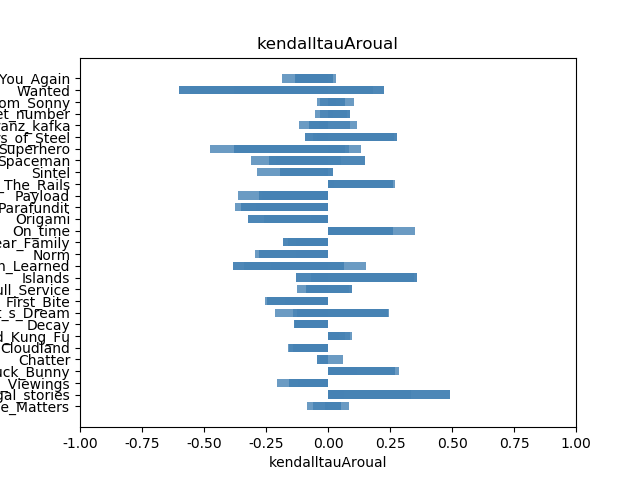
#> input picture kendalltauAroual.png, 640 x 480 px
$ python -i getFrameFeatures.py   (imports and definitions only)
#> lines starting #> are read from the running program, lines starting #| are printed output that depends on the picture; after the words box and inside, x2 and y2 are one past the last pixel; in counts of white or black regions, pixels touching at a corner belong together
#> further down, picture is the input picture: shape (480, 640, 3); mean B, G, R 243, 240.1, 236.6
import cv2
import numpy as np
import sys


def getColorFeatures(frame):
    '''
        return warmc, heavyl, activep, hards, darkProportion, lightProportion, saturation, color_energy, color_std
# 颜色冷暖, 颜色轻重, 颜色活跃度, 颜色柔和度, 暗色比例, 亮色比例, 颜色饱和度, 颜色能量, 颜色方差
    '''
    # covert color space from BGR to LAB: http://opencv-python-tutroals.readthedocs.io/en/latest/py_tutorials/py_imgproc/py_colorspaces/py_colorspaces.html
    colorLAB = cv2.cvtColor(frame, cv2.COLOR_BGR2LAB)
#> colorLAB: shape (480, 640, 3); mean of channels 0, 1, 2 240.5, 127.7, 126.1

    # convert color space from LAB to Lch: https://en.wikipedia.org/wiki/Lab_color_space#Cylindrical_representation:_CIELCh_or_CIEHLC
    L = colorLAB[:, :, 0]
    a = colorLAB[:, :, 1]
    b = colorLAB[:, :, 2]
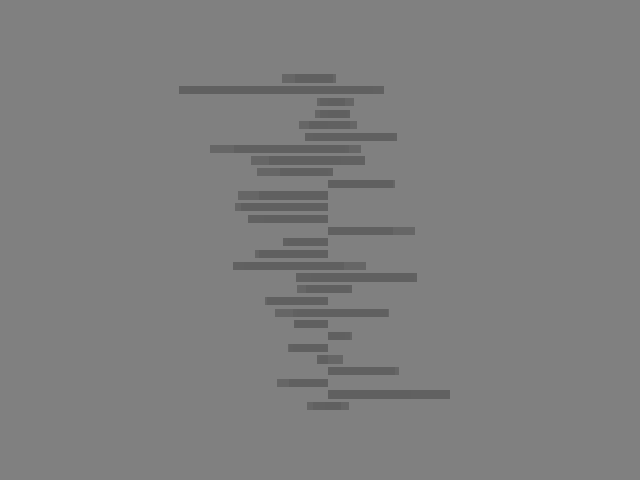
#> b: shape (480, 640); min 96, max 128, mean 126.1

    C = np.sqrt(np.square(a) + np.square(b))
    h = np.arctan(b / a)

    # 颜色柔和度
    HS = 11.1 - 0.03 * (100 - L) - 11.4 * np.power(C, 0.02)
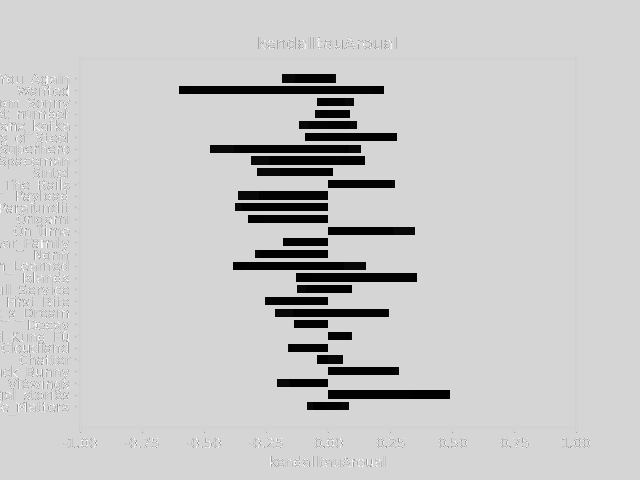
#> HS: shape (480, 640) float64; min -7.44, max 11.1, mean 7.11; drawn with min black and max white
    hards = np.mean(HS)
#> hards = 7.11

    # 颜色冷暖
    WC = -0.5 + 0.02 * np.power(C, 1.07) * np.cos(h - (50 / 180) * np.pi)
    warmc = np.mean(WC)
#> warmc = -0.491

    # 颜色活跃度
    grayColor = np.zeros((1, 1, 3), dtype=np.uint8)
    grayColor[0, 0, 0] = 128
    grayColor[0, 0, 1] = 128
    grayColor[0, 0, 2] = 128
    grayLAB = cv2.cvtColor(grayColor, cv2.COLOR_BGR2LAB)
    grayL = grayLAB[:, :, 0]
    grayA = grayLAB[:, :, 1]
    grayB = grayLAB[:, :, 2]
    grayC = np.sqrt(np.square(grayA) + np.square(grayB))
    grayH = np.arctan(grayB / grayA)
    AP = -1.1 + 0.03 * \
        np.power(np.power((C - grayC - 0.0107), 2) +
                 np.power((L - grayL) / 1.5, 2), 1 / 2)
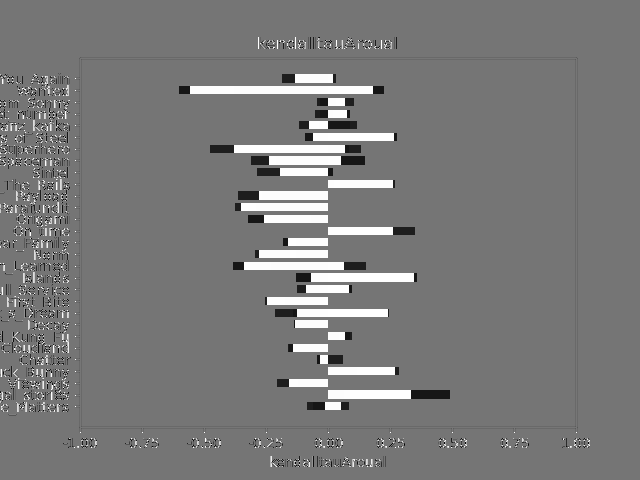
#> AP: shape (480, 640) float64; min -1.1, max 4, mean 1.36; drawn with min black and max white
    activep = np.mean(AP)
#> activep = 1.36

    # 颜色轻重
    HL = -2.1 + 0.05 * (100 - L)
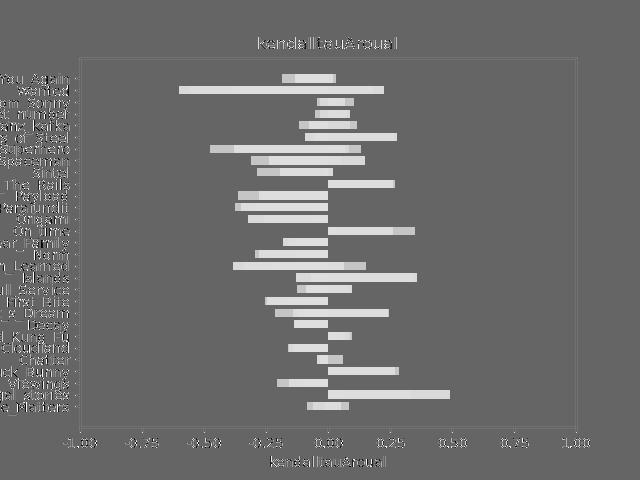
#> HL: shape (480, 640) float64; min -2.1, max 10.65, mean 3.36; drawn with min black and max white
    heavyl = np.mean(HL)
#> heavyl = 3.36

    hsv = cv2.cvtColor(frame, cv2.COLOR_BGR2HSV)
#> hsv: shape (480, 640, 3); mean H, S, V 6.3, 9, 243
    v = hsv[:, :, 2]
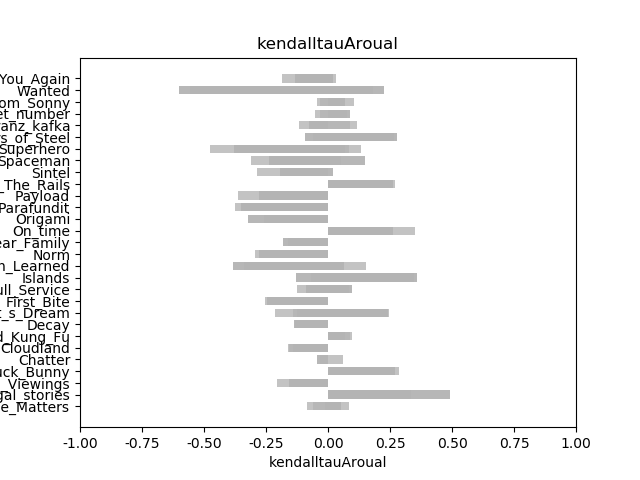
#> v: shape (480, 640); min 0, max 255, mean 243
    vmax = np.max(v)
#> vmax = 255
    vmin = np.min(v)
#> vmin = 0
    # normalized
    v_normailized = v / (vmax - vmin + 1e-8)

    darkCount = 0
    lightCount = 0
    for element in v_normailized.flat:
        if element < 0.3:
            darkCount += 1
        elif element > 0.7:
            lightCount += 1
        else:
            pass
#> after the loop, darkCount = 7003; lightCount = 296456

    # 暗色比例
    darkProportion = darkCount / v.size
#> darkProportion = 0.0228
    # 亮色比例
    lightProportion = lightCount / v.size
#> lightProportion = 0.965

    s = hsv[:, :, 1]
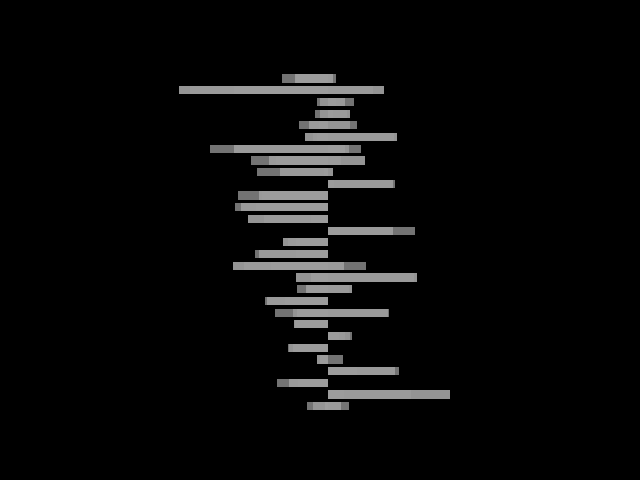
#> s: shape (480, 640); min 0, max 156, mean 9
    saturation = np.mean(s)
#> saturation = 9.01

    # 颜色能量
    [height, width] = h.shape
#> height = 480; width = 640
    h = hsv[:, :, 0]
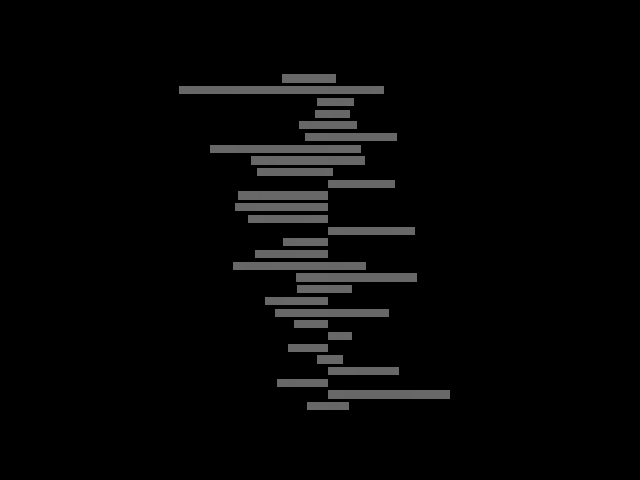
#> h: shape (480, 640); min 0, max 104, mean 6.3
    color_energy = np.sum(s * v) / (np.std(h) * height * width + 1e-8)
#> color_energy = 0.325

    # 颜色方差
    l_mean = np.mean(L)
#> l_mean = 240.5
    c_mean = np.mean(C)
#> c_mean = 0.382
    h_mean = np.mean(h)
#> h_mean = 6.26

    [row, cols] = L.shape
#> row = 480; cols = 640
    tmp_ll = 0
    tmp_cc = 0
    tmp_hh = 0
    tmp_lc = 0
    tmp_lh = 0
    tmp_ch = 0
    for i in range(row):
        for j in range(cols):
            tmp_ll += (L[i, j] - l_mean) * (L[i, j] - l_mean)
            tmp_cc += (C[i, j] - c_mean) * (C[i, j] - c_mean)
            tmp_hh += (h[i, j] - h_mean) * (h[i, j] - h_mean)
            tmp_lc += (L[i, j] - l_mean) * (C[i, j] - c_mean)
            tmp_lh += (L[i, j] - l_mean) * (h[i, j] - h_mean)
            tmp_ch += (C[i, j] - c_mean) * (h[i, j] - h_mean)
#> after the loop, tmp_cc = 1039727.5; tmp_ch = 11445826.8; tmp_hh = 187033268.6; tmp_lc = -11534127; tmp_lh = -196829112.9; tmp_ll = 655215242.9

    size = L.size
#> size = 307200
    sita_ll_power_2 = tmp_ll / (size - 1)
#> sita_ll_power_2 = 2132.9
    sita_cc_power_2 = tmp_cc / (size - 1)
#> sita_cc_power_2 = 3.38
    sita_hh_power_2 = tmp_hh / (size - 1)
#> sita_hh_power_2 = 608.8
    sita_lc_power_2 = tmp_lc / (size - 1)
#> sita_lc_power_2 = -37.55
    sita_lh_power_2 = tmp_lh / (size - 1)
#> sita_lh_power_2 = -640.7
    sita_ch_power_2 = tmp_ch / (size - 1)
#> sita_ch_power_2 = 37.26

    p = np.array([[sita_ll_power_2, sita_lc_power_2, sita_lh_power_2], [sita_lc_power_2,
                                                                        sita_cc_power_2, sita_ch_power_2], [sita_lh_power_2, sita_ch_power_2, sita_hh_power_2]])
#> p = [[2132.9, -37.55, -640.7], [-37.55, 3.38, 37.26], [-640.7, 37.26, 608.8]]
    color_std = np.linalg.det(p)
#> color_std = 979092.4

    return warmc, heavyl, activep, hards, darkProportion, lightProportion, saturation, color_energy, color_std


# [2 lines not run here, left out]

>>> import cv2
>>> picture = cv2.imread('../../kendalltauAroual.png')
>>> result = getColorFeatures(picture)
#> result = (-0.491, 3.36, 1.36, 7.11, 0.0228, 0.965, 9.01, 0.325, 979092.4)

$ run again, on pearsonrAroual.png
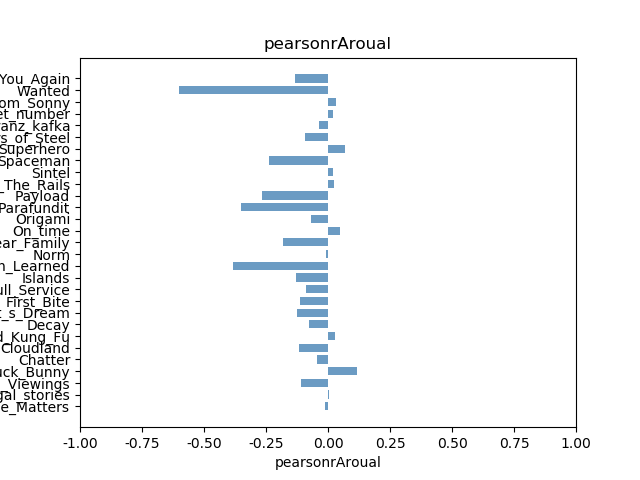
#> input picture pearsonrAroual.png, 640 x 480 px
#> picture is the input picture: shape (480, 640, 3); mean B, G, R 246.1, 245.1, 244
#> colorLAB: shape (480, 640, 3); mean of channels 0, 1, 2 245.4, 127.9, 127.4
#> a: shape (480, 640); values 123 (black) and 128 (white), 97.7% white; 29 black regions (2 under 20 px), largest, box (x1, y1, x2, y2) and area: (179, 86, 328, 94) 1192, (233, 262, 328, 270) 760, (241, 203, 328, 211) 696
#> hards = 7.69
#> warmc = -0.492
#> activep = 1.22
#> in getColorFeatures, `HL = -2.1 + 0.05 * (100 - L)`:
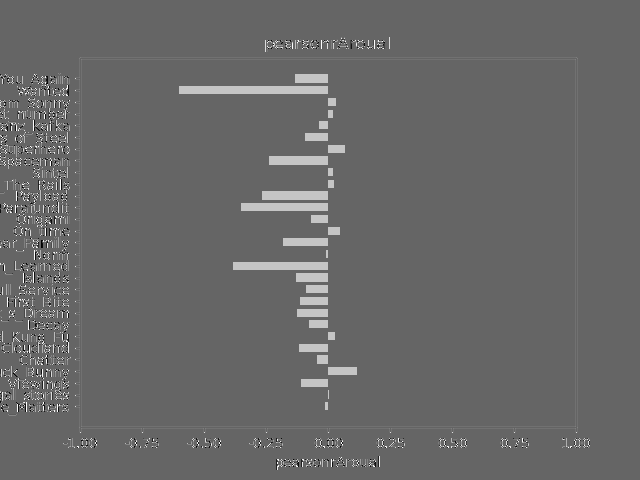
#> HL: shape (480, 640) float64; min -2.1, max 10.65, mean 3.12; drawn with min black and max white
#> heavyl = 3.12
#> hsv: shape (480, 640, 3); mean H, S, V 2.4, 2.7, 246.1
#> in getColorFeatures, `v = hsv[:, :, 2]`:
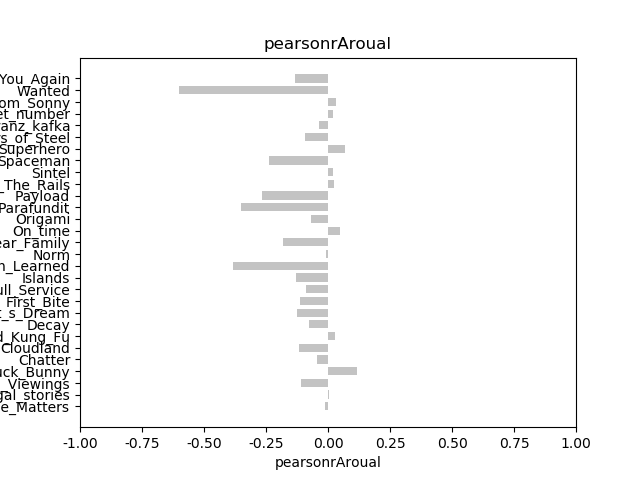
#> v: shape (480, 640); min 0, max 255, mean 246.1
#> vmax = 255
#> vmin = 0
#> after the loop in getColorFeatures, `for element in v_normailized.flat:`: darkCount = 6899; lightCount = 296567
#> darkProportion = 0.0225
#> lightProportion = 0.965
#> saturation = 2.7
#> color_energy = 0.228
#> l_mean = 245.4
#> c_mean = 0.323
#> h_mean = 2.44
#> after the loop in getColorFeatures, `for i in range(row):`: tmp_cc = 1333237.6; tmp_ch = 10081188; tmp_hh = 76235550.6; tmp_lc = -8577301.8; tmp_lh = -64862923.6; tmp_ll = 496952409.1
#> sita_ll_power_2 = 1617.7
#> sita_cc_power_2 = 4.34
#> sita_hh_power_2 = 248.2
#> sita_lc_power_2 = -27.92
#> sita_lh_power_2 = -211.1
#> sita_ch_power_2 = 32.82
#> p = [[1617.7, -27.92, -211.1], [-27.92, 4.34, 32.82], [-211.1, 32.82, 248.2]]
#> color_std = 148.6
#> result = (-0.492, 3.12, 1.22, 7.69, 0.0225, 0.965, 2.7, 0.228, 148.6)
